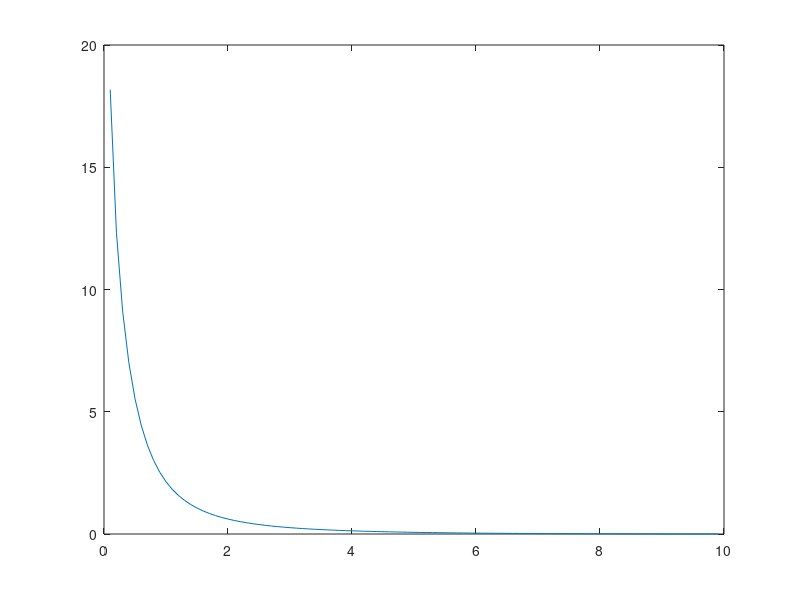

MATLAB code for this plot:
n=1
freq=10*2*pi;
fs=freq/(2*pi)
dt = 1/freq;

[b,a]=butter(n, 0.08,'high')

[h,f]=freqz(a,b,200,'whole',10); 
n=round(0.5*length(h));
f=(0:length(f)-1*fs/length(f));
plot(f(1:n)/fs,20*log10(abs(h((1:n)))))